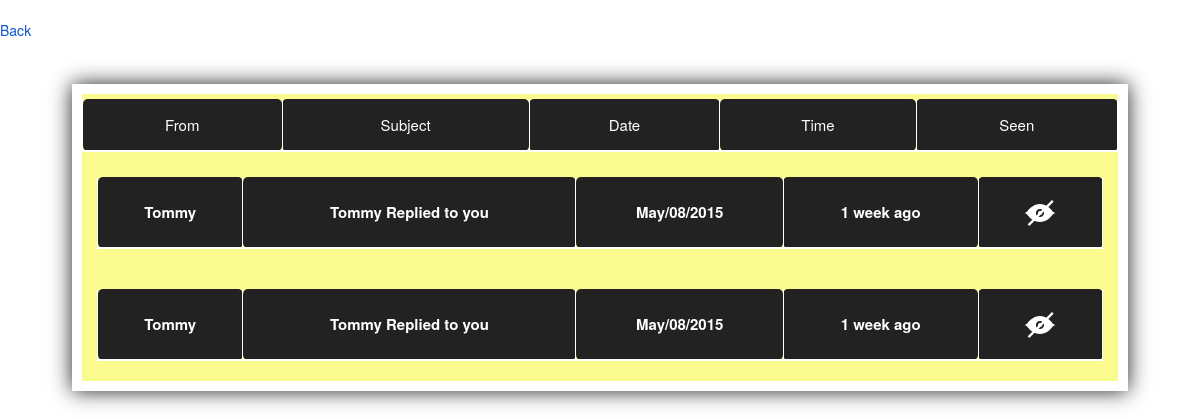
The page /Feed/Feed/index.php?Inbox&id=40 (signed in) on the database as committed earlier.
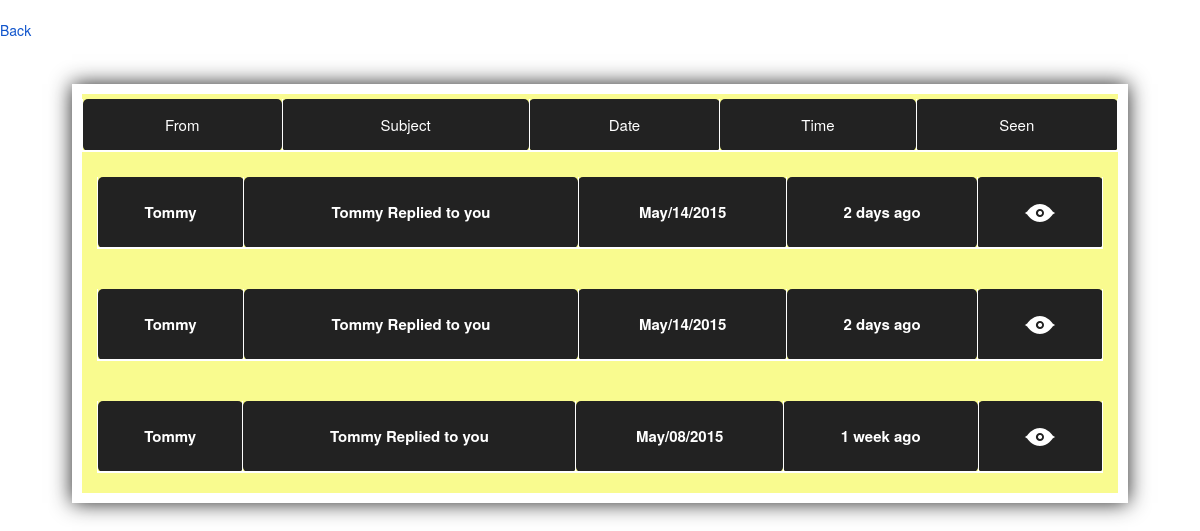
The same page on the database as committed later.
### tables this page shows
CREATE TABLE IF NOT EXISTS `messages` (
  `MsgId` int(11) NOT NULL AUTO_INCREMENT,
  `FromName` varchar(32) NOT NULL,
  `Subject` varchar(255) NOT NULL,
  `Date` varchar(32) NOT NULL,
  `Time` int(11) NOT NULL,
  `Messages` text NOT NULL,
  `Open` int(11) NOT NULL,
  `UserId` int(11) NOT NULL,
  `NEWMSGID` int(11) DEFAULT NULL,
  PRIMARY KEY (`MsgId`),
  KEY `MsgId` (`MsgId`)
);

### Feed/Feed/Controller/MasterController.php (called while the page is built, shortened)
<?php
require_once("Model/LoginModel.php");
require_once("View/InboxView.php");
require_once('Model/Messages.php');
require_once('Model/Dao/MessagesRepository.php');
class MasterController extends Navigation
{
	private $loginController;
    private $model;
    private $forgetPasswordView;
    private $userRepository;
    private $emailExp;
    private $inboxView;
    private $programView;
	function __construct()
	{
		$this->forgetPasswordView = new ForgetPasswordView();
		$this->model = new LoginModel();
		$this->loginController = new LoginController();
        $this->changePasswordView = new ChangePasswordView();
      	$this->userRepository = new UserRepository();
      	$this->resetPassword = new ResetPasswordView();
      	$this->inboxView = new InboxView();
      	$this->programView = new ProgramView();
      	$this->emailExp = "/^[a-z0-9\å\ä\ö._-]+@[a-z0-9\å\ä\ö.-]+\.[a-z]{2,6}$/i";
	}
		public function doControll()
		{
			try
			{
				if ($this->forgetPasswordView->pressSubmitToSend() && !$this->resetPassword->issetCode())
				{
					if (!preg_match($this->emailExp, $this->getEmail()))
					{
						$this->loginController->setMessageFromOutside(22, "forget");
					}
					else
					{
						$userEmail = $this->userRepository->getEmailForResetPassword($this->getEmail());
					  if($userEmail != ""){
						if($this->getEmail() == $userEmail->getEmail()) {
							$date = date('Y-m-d H:i:s');
							$this->code = rand(10000,1000000);
							$to = $userEmail->getEmail();
							$subject = "LSN/ Forgot password";
							$message = "Hej!
							(Det här meddelandet går inte att svara på).
							OBS// Länken är endast aktiv i 20 minuter.
							För att ändra lösenordet klicka på länken nedan:
							http://www.sahibsahib.com/LSN/Feed/?gjaQwrA=$this->code&kjAmsdNg";
							$headers = 'From: LSN@sahibsahib.com' . "\r\n" .
									   'X-Mailer: PHP/' . phpversion();
							$this->userRepository->resetPassword($this->code,$this->getEmail());
							$this->userRepository->resetPasswordTime($date,$this->getEmail());
							if (mail($to, $subject, $message,$headers))
							{
								$this->loginController->setMessageFromOutside(42, "forget");
							 }
							}
					}
					else
						  {
							$this->loginController->setMessageFromOutside(42, "forget");
						}
					 }
	            }
	             else if ($this->loginController->isAuthenticated() && $this->inboxView->didUserPressToInbox())
	             {
	            			if ($this->inboxView->getId() == $this->model->getId()) {
	            				 return $this->inboxView->rednerInbox();
	            			}
	            }
			}
			catch (Exception $e)
			{
				error_log($e->getMessage() . "\n", 3, Settings::$ERROR_LOG);
            	if (Settings::$DO_DEBUG)
            	{
                	throw $e;
                }
			}
	}
}

### Feed/Feed/index.php (called while the page is built, shortened)
<?php
require_once('Controller/MasterController.php');
try
{
	$masterController = new MasterController();
	$html = $masterController->doControll();
}
catch (Exception $e)
{
	error_log($e->getMessage() . "\n", 3, Settings::$ERROR_LOG);
	if (Settings::$DO_DEBUG)
	{
		throw $e;
	}
}
?>

### Feed/Feed/Model/Dao/Repository.php (called while the page is built, shortened)
<?php
abstract class Repository
{
	protected $dbConnection;
    protected function connection()
    {
	    try
	    {
	    	if ($this->dbConnection == null)
	    	{
	            $this->dbConnection = new PDO(Settings::$DB_CONNECTION, Settings::$DB_USERNAME, Settings::$DB_PASSWORD);
		        $this->dbConnection->setAttribute(PDO::ATTR_ERRMODE, PDO::ERRMODE_EXCEPTION);
		        return $this->dbConnection;
	    	}
		}
		catch (Exception $e)
		{
			error_log($e->getMessage() . "\n", 3, Settings::$ERROR_LOG);
	    	if (Settings::$DO_DEBUG)
	    	{
	        	throw $e;
	        }
		}
  	}
}

### Feed/Feed/Model/LoginModel.php (called while the page is built, shortened)
<?php
class LoginModel{
    public function getId()
    {
        return $_SESSION['id'];
    }
}

### Feed/Feed/Model/Messages.php (called while the page is built, shortened)
<?php
	require_once('Model/Dao/MessagesRepository.php');
 	class Messages {
 		private $messagesRepository;
 		public function __construct() {
 			$this->messagesRepository = new MessagesRepository();
 		}
 		public function getMsgForUser($userId) {
			return $this->messagesRepository->GetMessagesForUser($userId);
		}
 	}

### Feed/Feed/Model/Dao/MessagesRepository.php (called while the page is built, shortened)
<?php
require_once('Model/Dao/Repository.php');
require_once('Model/MessageModel.php');
 class MessagesRepository extends Repository
 {
	private static $MsgId  = "MsgId";
	private static $FromName = "FromName";
	private static $UserId = "UserId";
	private static $Subject = "Subject";
	private static $Date = "Date";
	private static $Time = "Time";
	private static $Messages = "Messages";
	private static $Open = "Open";
	private $db;
	private $table;
	public function __construct() {
		$this->table = "messages";
		$this->db = $this->connection();
	}
 	public function GetMessagesForUser($userId) {
		try
		{
			$array = array();
			$sql = "SELECT * FROM $this->table  WHERE ".self::$UserId."= ? ORDER BY " . self::$MsgId . " DESC LIMIT 0,6";
			$query = $this->db->prepare($sql);
			$params = array($userId);
			$query->execute($params);
			$results = $query->fetchAll();
 			if ($results) {
 			  foreach($results as $result) {
					$array[] = new MessageModel($result[self::$MsgId],$result[self::$FromName],$result[self::$Subject],$result[self::$Date],$result[self::$Time],$result[self::$Messages],$result[self::$Open],$result[self::$UserId]);
			  }
			  return $array;
 			}
			return NULL;
		}
		catch (PDOException $e)
		{
			echo "PDOException : " . $e->getMessage();
		}
	}
 }

### Feed/Feed/Model/MessageModel.php (called while the page is built, shortened)
<?php
	class MessageModel {
		private $MsgId;
		private  $FromName;
		private  $Subject;
		private  $Date;
		private  $Time;
		private  $Open;
		public function __construct($MsgId, $FromName, $Subject, $Date, $Time, $Messages, $Open, $userid) {
			$this->MsgId = $MsgId;
			$this->FromName = $FromName;
			$this->Subject = $Subject;
			$this->Date = $Date;
			$this->Time = $Time;
			$this->Open = $Open;
		}
		public function getMsgId() {
			return $this->MsgId;
		}
		public function getFromName() {
			return $this->FromName;
		}
		public function getSubject() {
			return $this->Subject;
		}
		public function getDate() {
			return $this->Date;
		}
		public function getTime() {
			return $this->Time;
		}
		public function getOpen() {
			return $this->Open;
		}
	}

### Feed/Feed/helper/time.php (called while the page is built, shortened)
<?php
function time_passed($timestamp){
    $timestamp      = (int) $timestamp;
    $current_time   = time();
    $diff           = $current_time - $timestamp;
    $intervals      = array (
        'year' => 31556926, 'month' => 2629744, 'week' => 604800, 'day' => 86400, 'hour' => 3600, 'minute'=> 60
    );
    if ($diff >= $intervals['day'] && $diff < $intervals['week'])
    {
        $diff = floor($diff/$intervals['day']);
        return $diff == 1 ? $diff . ' day ago' : $diff . ' days ago';
    }
    if ($diff >= $intervals['week'] && $diff < $intervals['month'])
    {
        $diff = floor($diff/$intervals['week']);
        return $diff == 1 ? $diff . ' week ago' : $diff . ' weeks ago';
    }
}
?>

### Feed/Feed/View/InboxView.php (the view, shortened to what the changed rows need)
<?php
	require_once('Model/Messages.php');
	require_once('Model/LoginModel.php');
	require_once('helper/time.php');
	require_once('Model/Dao/MessagesRepository.php');
	class InboxView extends BaseView
	{
		  private $messages;
		  private $loginModel;
		public function __construct()
		{
		    $this->messages = new Messages();
		    $this->loginModel = new LoginModel();
		}
		public function InboxHTML() {
			$inboxes = $this->messages->getMsgForUser($this->loginModel->getId());
			$html = '</br>'.
					'<script type="text/javascript" src="js/jquery.js"></script>'.
					'<script type="text/javascript" src="js/LoadMoreMessages.js"></script>'.
					'<script type="text/javascript">var user_id = ' . $this->getId() . ';</script>' .
					'<link rel="stylesheet" href="css/bootstrap.min.css">'.
					'<script type="text/javascript" src="js/inboxJS.js"></script>'.
					'<link rel="stylesheet" href="css/style.css">'.
					'<a href=?>Back</a>'.
					'</br>'.
					'</br>';
			$html .=
					'<div id="msg">'.
					'<table>'.
					'<tr>'.
					'<td>From</td>'.
					'<td>Subject</td>'.
					'<td>Date</td>'.
					'<td>Time</td>'.
					'<td>Seen</td>'.
					'</tr>'.
					'</table>';
					if ($inboxes != null) {
						foreach ($inboxes as $inbox) {
							if ($inbox->getOpen() == 0) {
							$open = '<img src="img/not_open.png" alt="NotOpened" title="NotOpened" />';
							}
							else {
								$open ='<img src="img/open.png" alt="Opened" title="Opened" />';
							}
						    $html .=
								'<div id="msg'.$inbox->getMsgId().'" class="msg">'.
								'<table>'.
								'<td><strong>'.$inbox->getFromName().'</strong></td>'.
								'<td><strong>'.$inbox->getSubject().'</strong></td>'.
								'<td><strong>'.$inbox->getDate().'</strong></td>'.
								'<td><strong>'.time_passed($inbox->getTime()).'</strong></td>'.
								'<td><strong><a href="?'.$this->msgLocation.'&'.$this->id.'='.$inbox->getMsgId().'">'.$open.'</a></strong></td>'.
								'</table>'.
								'</div>';
						}
					}
					else
					{
						$html .= '<div id="msg">'.
								 '<h3>There is no message right now!</h3>'.
								 '</div">';
					}
					$html .= "<p id='loader'><img src='images/ajax-loader.gif'></p>";
			return $html;
		}
		public function rednerInbox() {
			return $this->InboxHTML();
		}
	}

Rows that differ between the two databases and show on the page:
removed messages: FromName "Tommy", Subject "Tommy Replied to you", Date "May/08/2015", Time "1 week ago", Open 0 (drawn)
added messages: FromName "Tommy", Subject "Tommy Replied to you", Date "May/14/2015", Time "2 days ago", Open 1 (drawn)
added messages: FromName "Tommy", Subject "Tommy Replied to you", Date "May/14/2015", Time "2 days ago", Open 1 (drawn)
changed messages "May/08/2015": Open: picture added; Open: picture removed
